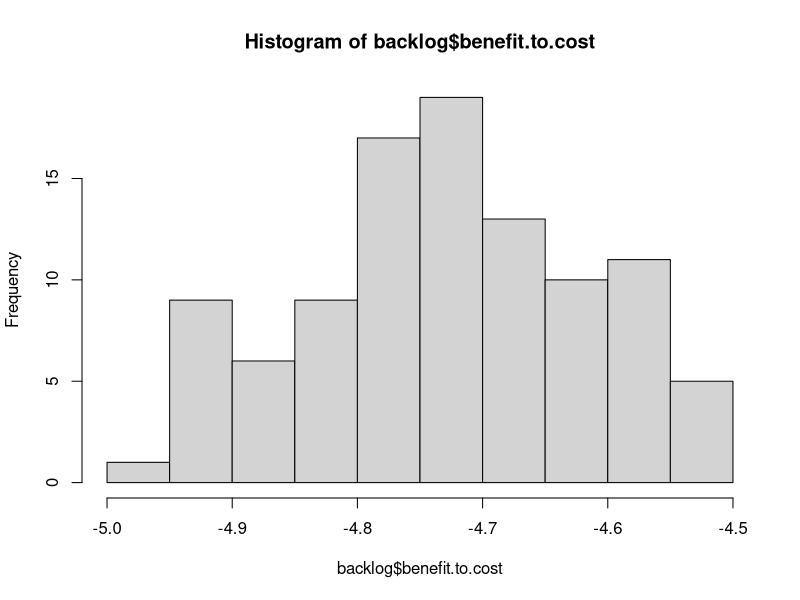
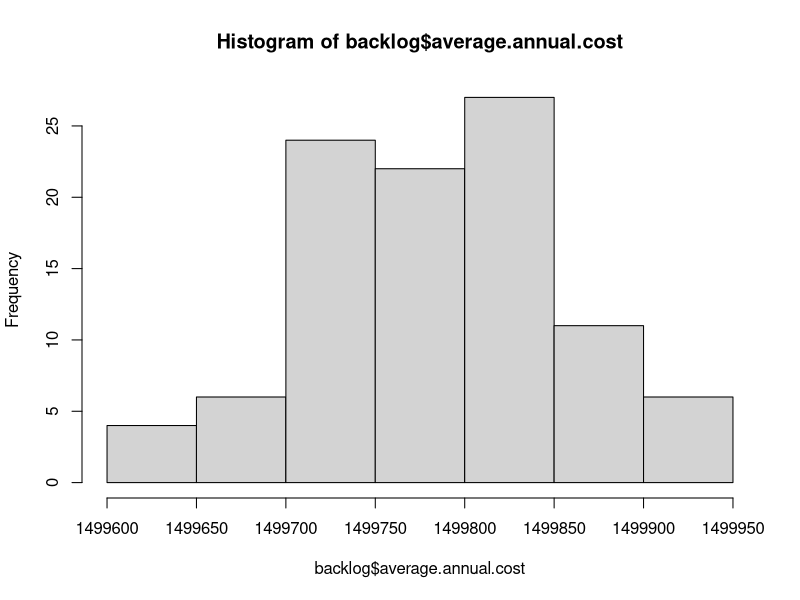
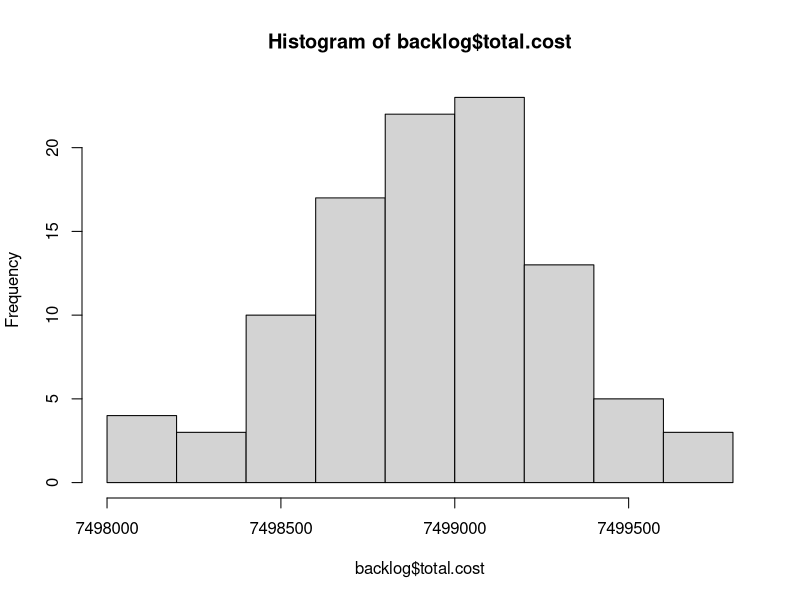
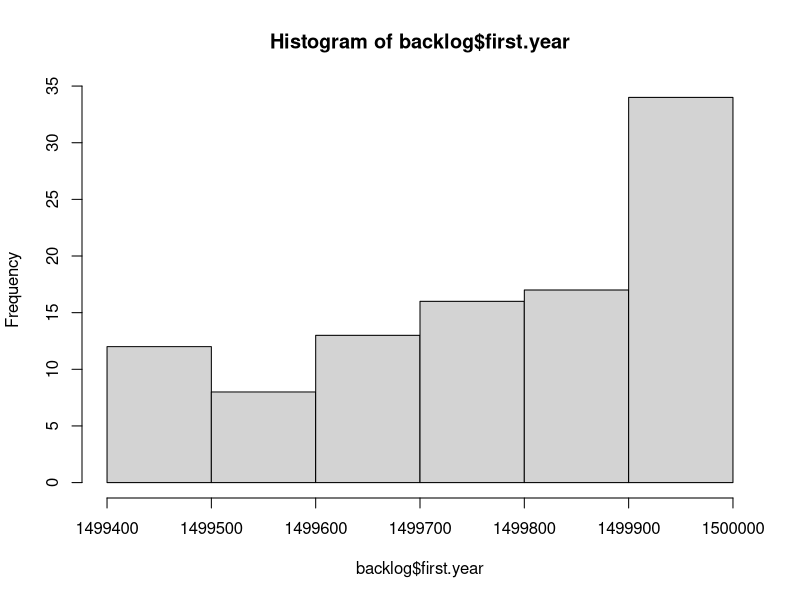

These figures' R source, in order: (Note: this script raises an error after producing the figures.)
# Read Me ####
# This code analyzes data from FST, the City's pavement consultant
# It models the cost and PCI degredation in order to optimize pavement decisions
# OCI value = PCI.  Note these scores are from November 2012.
# Created By Daniel Hadley

# Considerations: 
# 1. The knapsack approximates an optimal outcome, but needs to be inspected in cases where the 
# limit is low,E.g., http://oucsace.cs.ohiou.edu/~razvan/courses/cs4040/lecture16.pdf
# 2. The model makes assumptions about the differences in PCI reset of various treatment types.
# It assumes that patching only resets to PCI + 6, for example. 

library("plyr")


# Import data ####
setwd("K:/Somerstat/Common/Data/2014 StreetStat/PCI_Code")
# setwd ("~/Documents/Git/PCI_Code") #at home
d <- read.csv("PCI.csv")


# Create new variables #### 
d$sq.ft <- d$PavementWi * d$Length # Sq. Feet
d$sq.yd <- d$sq.ft * 0.111111 # Sq. Yards


# Functions needed for the model: ####
# f(Age) = PCI, f(PCI) = AGE, f(Age, Pave, Old PCI) = New PCI 
# f(PCI) = AGE, f(PCI) = Cost, f(knapsack) = pave 

# f(Age) = PCI
# Referenes below
# http://onlinepubs.trb.org/onlinepubs/conferences/2012/assetmgmt/presentations/Data-A-Ramirez-Flores-Chang-Albitres.pdf
# https://repository.tamu.edu/bitstream/handle/1969.1/ETD-TAMU-2009-05-317/DESHMUKH-THESIS.pdf?sequence=2
# http://www.mylongview.com/modules/showdocument.aspx?documentid=631
# See AnalyzePCI.R
PCIf <- function(AGE){ 
  PCI <- ifelse(d$Functional == "CO - Collector", 100 - (106/((log(79/AGE))^(1/.48))),
                ifelse(d$Functional == "AR - Arterial", 100 - (109/((log(88/AGE))^(1/.58))),
                       100 - (97/((log(110/AGE))^(1/.61)))
                ))
  return(PCI)
}


# f(PCI, Function, Sq.yd) = Cost 
Costf <- function(OCI, Functional, sq.yd){ 
  Cost <- ifelse((OCI >= 68) & (OCI < 88), 1.8,
         ifelse((OCI >= 47) & (OCI < 68), 18.50,
                ifelse((OCI >= 25) & (OCI < 47) & (Functional == "RT - Residential Local"), 76.80,
                       ifelse((OCI >= 25) & (OCI < 47) & (Functional == "RE - Residential Dead End"), 76.80,
                              ifelse((OCI >= 25) & (OCI < 47) & (Functional == "CO - Collector" ), 91.10,
                                     ifelse((OCI >= 25) & (OCI < 47) & (Functional == "AR - Arterial"), 91.10,
                                            ifelse((OCI >= 0) & (OCI < 25) & (Functional == "RT - Residential Local"), 139.80,
                                                   ifelse((OCI >= 0) & (OCI < 25) & (Functional == "RE - Residential Dead End"), 139.80,
                                                          ifelse((OCI >= 0) & (OCI < 25) & (Functional == "CO - Collector"), 147.70,
                                                                 ifelse((OCI >= 0) & (OCI < 25) & (Functional == "AR - Arterial"), 162.10,
                                                                        ifelse(OCI >= 88, 0, 360)))))))))))
  return(Cost*sq.yd)
}


#f(Pave, Previous Year's Moritorium) = Moritorium
Moritoriumf <- function(Pave, MoritoriumX){
  Moritorium <- ifelse(Pave == 1, 1, 
                       ifelse((MoritoriumX > 0) & (MoritoriumX < 3), 1 + MoritoriumX,
                              0 
                              ))
  return(Moritorium)
}


# f(PCI) = delta
# This takes the current PCI and calculates the difference between that and the PCI post treatment
# This is essentially the "value" in the knapsack algo
# The penultimate line ensures that during the moratorium (3 years after work is done), that
# street is not selected for maintenance yet
Deltaf <- function(OldOCI, sq.yd, Moratorium){ 
   Delta <- ifelse((OldOCI >= 68) & (OldOCI < 88), ((OldOCI + 8) * sq.yd) - (OldOCI * sq.yd),
                   ifelse((OldOCI >= 47) & (OldOCI < 68), ((OldOCI + 7) * sq.yd) - (OldOCI * sq.yd),
                   # why + 8 and +9: http//www.ci.san-ramon.ca.us/engr/pavement.html
                   ifelse((OldOCI >= 25) & (OldOCI < 47), (96 * sq.yd) - (OldOCI * sq.yd),
                          ifelse(Moratorium != 0, 0, 
                          (100 * sq.yd) - (OldOCI * sq.yd)
                                 ))))                      
  return(Delta)
}


# f(value, weight, limit ) = pave. This is the basic Pave function
# This is a greedy approximation to the Knapsack algorithm
knapsack <- function(value, weight, limit){
  benefit.to.cost <- value / weight #Create ratio
  df = data.frame(value, weight, benefit.to.cost) # turn it into a DF
  df$ID <- (1:nrow(df)) # add ID to resort later
  df <- df[with(df, order(-benefit.to.cost)), ] # Sort by benefit.to.cost
  rownames(df) <- NULL # Reset the row names for easier indexing
  df$total.weight <- ifelse(cumsum(df$weight) <= limit, cumsum(df$weight), 0) # Add first items that fit
  # I need to add a break here if nothing fits in the bag on the first pass
  for(i in 2:nrow(df)){ #Start in row 2 because some values have been added above
    df$total.weight[i] <- ifelse(df$weight[i] + df$total.weight[i-1] <= limit, # If adding won't go over limit
                                 df$weight[i] + df$total.weight[i-1], df$total.weight[i-1]) # If it will, keep Weight the same
  }
  df$add <- 0
  df$add[1] <- ifelse(df$total.weight[1] > 0, 1, 0)
  for(i in 2:nrow(df)){ #Start in row 2 
    df$add[i] <- ifelse(df$total.weight[i] > df$total.weight[i-1], 1, 0) # 1 if it has been added
  }
  df <- df[with(df, order(ID)), ] # Resort by ID
  rownames(df) <- NULL # Reset the row names for easier indexing
  return(df$add)
}


# f(Age, Pave, Old PCI) = New PCI
# See AnalyzePCI.R
NewPCIf <- function(AGE, Pave, OldOCI){
  NewPCI <- ifelse((OldOCI >= 68) & (OldOCI < 88) & (Pave == 1), OldOCI + 8,
                   # why + 7: http//www.ci.san-ramon.ca.us/engr/pavement.html
                   ifelse((OldOCI >= 47) & (OldOCI < 68) & (Pave == 1), OldOCI + 7,
                          ifelse((OldOCI >= 25) & (OldOCI < 47) & (Pave == 1), 96, 
                                 # http://www.mylongview.com/modules/showdocument.aspx?documentid=631
                                 ifelse((OldOCI >= 0) & (OldOCI < 25) & (Pave == 1), 100,
                                        ifelse((d$Functional == "CO - Collector") & (Pave == 0), 100 - (106/((log(79/AGE))^(1/.48))),
                                               ifelse((d$Functional == "AR - Arterial") & (Pave == 0), 100 - (109/((log(88/AGE))^(1/.58))),
                                                      100 - (97/((log(110/AGE))^(1/.61)))
                                 ))))))                      
  return(NewPCI)
}


# f(NewPCI) = New Age
Agef <- function(NewPCI){
  NewAge <- ifelse((d$Functional == "CO - Collector"), 79*(2.71828^(-9.37879/(100-NewPCI)^0.48)),
                   ifelse((d$Functional == "AR - Arterial"), 88*(2.71828^(-15.1952/(100-NewPCI)^0.58)),
                          110*(2.71828^(-16.2904/(100-NewPCI)^0.61))
                   ))
                   
  return(NewAge)
}


# Final model ####

d$Age <- Agef(d$OCI) # Estimated age in Nov 2012
  d$backlog <- Costf(d$OCI, d$Functional, d$sq.yd) # Backlog in Nov 2012
  d$Moritorium <- 0 # Hold for three years between routine maintenance 
  d$Delta.a <- Deltaf(d$OCI, d$sq.yd, d$Moritorium) # Difference between old OCI and potential OCI
  d$Pave.a <- knapsack(d$Delta.a, d$backlog, 1500000) # Pave or not in spring 2013
  d$cost.a <- ifelse(d$Pave.a == 1, Costf(d$OCI, d$Functional, d$sq.yd),0) #The cost to pave the selected streets
  d$Moritorium.a <- Moritoriumf(d$Pave.a, d$Moritorium) #if work has been done, hold for 3 years
  d$Age.Tmp <- (1 + d$Age) #Temporary to do the new PCI calculation
  d$PCI.a <-  NewPCIf(d$Age.Tmp, d$Pave.a, d$OCI)
  d$Age.a <- Agef(d$PCI.a) # The new "age" in Nov 2013. E.g., crack and seal streets are not brand new.
d$backlog.a <- Costf(d$PCI.a, d$Functional, d$sq.yd) #Backlog in Nov 2013
  d$Delta.b <- Deltaf(d$PCI.a, d$sq.yd, d$Moritorium.a)
  d$Pave.b <- knapsack(d$Delta.b, d$backlog.a, 1500000)
  d$cost.b <- ifelse(d$Pave.b == 1, Costf(d$PCI.a, d$Functional, d$sq.yd),0)
  d$Moritorium.b <- Moritoriumf(d$Pave.b, d$Moritorium.a)
  d$Age.Tmp <- (1 + d$Age.a) 
  d$PCI.b <-  NewPCIf(d$Age.Tmp, d$Pave.b, d$PCI.a)
  d$Age.b <- Agef(d$PCI.b)
d$backlog.b <- Costf(d$PCI.b, d$Functional, d$sq.yd)
  d$Delta.c <- Deltaf(d$PCI.b, d$sq.yd, d$Moritorium.b)
  d$Pave.c <- knapsack(d$Delta.c, d$backlog.b, 1500000)
  d$cost.c <- ifelse(d$Pave.c == 1, Costf(d$PCI.b, d$Functional, d$sq.yd),0)
  d$Moritorium.c <- Moritoriumf(d$Pave.c, d$Moritorium.b)
  d$Age.Tmp <- (1 + d$Age.b) 
  d$PCI.c <-  NewPCIf(d$Age.Tmp, d$Pave.c, d$PCI.b)
  d$Age.c <- Agef(d$PCI.c)
d$backlog.c <- Costf(d$PCI.c, d$Functional, d$sq.yd)
  d$Delta.d <- Deltaf(d$PCI.c, d$sq.yd, d$Moritorium.c)
  d$Pave.d <- knapsack(d$Delta.d, d$backlog.c, 1500000)
  d$cost.d <- ifelse(d$Pave.d == 1, Costf(d$PCI.c, d$Functional, d$sq.yd),0)
  d$Moritorium.d <- Moritoriumf(d$Pave.d, d$Moritorium.c)
  d$Age.Tmp <- (1 + d$Age.c) 
  d$PCI.d <-  NewPCIf(d$Age.Tmp, d$Pave.d, d$PCI.c)
  d$Age.d <- Agef(d$PCI.d)
d$backlog.d <- Costf(d$PCI.d, d$Functional, d$sq.yd)
  d$Delta.e <- Deltaf(d$PCI.d, d$sq.yd, d$Moritorium.d)
  d$Pave.e <- knapsack(d$Delta.e, d$backlog.d, 1500000)
  d$cost.e <- ifelse(d$Pave.e == 1, Costf(d$PCI.d, d$Functional, d$sq.yd),0)
  d$Moritorium.e <- Moritoriumf(d$Pave.e, d$Moritorium.d)
  d$Age.Tmp <- (1 + d$Age.d) 
  d$PCI.e <-  NewPCIf(d$Age.Tmp, d$Pave.e, d$PCI.d)
  d$Age.e <- Agef(d$PCI.e)
d$backlog.e <- Costf(d$PCI.e, d$Functional, d$sq.yd)


# Final model wrapped in a function ####

# f(n) = output
Modelf <- function(n){
  d$Age <- Agef(d$OCI) # Estimated age in Nov 2012
  d$backlog <- Costf(d$OCI, d$Functional, d$sq.yd) # Backlog in Nov 2012
  d$Moritorium <- 0 # Hold for three years between routine maintenance 
  d$Delta.a <- Deltaf(d$OCI, d$sq.yd, d$Moritorium) # Difference between old OCI and potential OCI
  d$Pave.a <- knapsack(d$Delta.a, d$backlog, 1500000) # Pave or not in spring 2013
  d$cost.a <- ifelse(d$Pave.a == 1, Costf(d$OCI, d$Functional, d$sq.yd),0) #The cost to pave the selected streets
  d$Moritorium.a <- Moritoriumf(d$Pave.a, d$Moritorium) #if work has been done, hold for 3 years
  d$Age.Tmp <- (1 + d$Age) #Temporary to do the new PCI calculation
  d$PCI.a <-  NewPCIf(d$Age.Tmp, d$Pave.a, d$OCI)
  d$Age.a <- Agef(d$PCI.a) # The new "age" in Nov 2013. E.g., crack and seal streets are not brand new.
  d$backlog.a <- Costf(d$PCI.a, d$Functional, d$sq.yd) #Backlog in Nov 2013
  d$Delta.b <- Deltaf(d$PCI.a, d$sq.yd, d$Moritorium.a)
  d$Pave.b <- knapsack(d$Delta.b, d$backlog.a, 1500000)
  d$cost.b <- ifelse(d$Pave.b == 1, Costf(d$PCI.a, d$Functional, d$sq.yd),0)
  d$Moritorium.b <- Moritoriumf(d$Pave.b, d$Moritorium.a)
  d$Age.Tmp <- (1 + d$Age.a) 
  d$PCI.b <-  NewPCIf(d$Age.Tmp, d$Pave.b, d$PCI.a)
  d$Age.b <- Agef(d$PCI.b)
  d$backlog.b <- Costf(d$PCI.b, d$Functional, d$sq.yd)
  d$Delta.c <- Deltaf(d$PCI.b, d$sq.yd, d$Moritorium.b)
  d$Pave.c <- knapsack(d$Delta.c, d$backlog.b, 1500000)
  d$cost.c <- ifelse(d$Pave.c == 1, Costf(d$PCI.b, d$Functional, d$sq.yd),0)
  d$Moritorium.c <- Moritoriumf(d$Pave.c, d$Moritorium.b)
  d$Age.Tmp <- (1 + d$Age.b) 
  d$PCI.c <-  NewPCIf(d$Age.Tmp, d$Pave.c, d$PCI.b)
  d$Age.c <- Agef(d$PCI.c)
  d$backlog.c <- Costf(d$PCI.c, d$Functional, d$sq.yd)
  d$Delta.d <- Deltaf(d$PCI.c, d$sq.yd, d$Moritorium.c)
  d$Pave.d <- knapsack(d$Delta.d, d$backlog.c, 1500000)
  d$cost.d <- ifelse(d$Pave.d == 1, Costf(d$PCI.c, d$Functional, d$sq.yd),0)
  d$Moritorium.d <- Moritoriumf(d$Pave.d, d$Moritorium.c)
  d$Age.Tmp <- (1 + d$Age.c) 
  d$PCI.d <-  NewPCIf(d$Age.Tmp, d$Pave.d, d$PCI.c)
  d$Age.d <- Agef(d$PCI.d)
  d$backlog.d <- Costf(d$PCI.d, d$Functional, d$sq.yd)
  d$Delta.e <- Deltaf(d$PCI.d, d$sq.yd, d$Moritorium.d)
  d$Pave.e <- knapsack(d$Delta.e, d$backlog.d, 1500000)
  d$cost.e <- ifelse(d$Pave.e == 1, Costf(d$PCI.d, d$Functional, d$sq.yd),0)
  d$Moritorium.e <- Moritoriumf(d$Pave.e, d$Moritorium.d)
  d$Age.Tmp <- (1 + d$Age.d) 
  d$PCI.e <-  NewPCIf(d$Age.Tmp, d$Pave.e, d$PCI.d)
  d$Age.e <- Agef(d$PCI.e)
  d$backlog.e <- Costf(d$PCI.e, d$Functional, d$sq.yd)
#   Now create the outputs
backlog <- sum(d$backlog.e)
backlog.reduction <- (sum(d$backlog)) - (sum(d$backlog.e))
total.cost <- sum(d$cost.a, d$cost.b, d$cost.c, d$cost.d, d$cost.e)
benefit.to.cost <- backlog.reduction / total.cost
average.annual.cost <- ((sum(d$cost.a)) + (sum(d$cost.b)) + (sum(d$cost.c)) + 
                          (sum(d$cost.d)) + (sum(d$cost.e))) / 5
first.year <- sum(d$cost.a)
output <- list(backlog, backlog.reduction, total.cost, benefit.to.cost, average.annual.cost, first.year)
return(output)
}

Modelf(1)


# Stochastic Model for comparison ####
# f(value, weight, limit ) = pave. 
# This is a greedy approximation to the Knapsack algorithm
knapsack <- function(value, weight, limit){
  benefit.to.cost <- sample(1:573, 573, replace=F) #Instead of real ratio, make it random
  df = data.frame(value, weight, benefit.to.cost) # turn it into a DF
  df$ID <- (1:nrow(df)) # add ID to resort later
  df <- df[with(df, order(-benefit.to.cost)), ] # Sort by benefit.to.cost
  rownames(df) <- NULL # Reset the row names for easier indexing
  df$total.weight <- ifelse(cumsum(df$weight) <= limit, cumsum(df$weight), 0) # Add first items that fit
  # I need to add a break here if nothing fits in the bag on the first pass
  for(i in 2:nrow(df)){ #Start in row 2 because some values have been added above
    df$total.weight[i] <- ifelse(df$weight[i] + df$total.weight[i-1] <= limit, # If adding won't go over limit
                                 df$weight[i] + df$total.weight[i-1], df$total.weight[i-1]) # If it will, keep Weight the same
  }
  df$add <- 0
  df$add[1] <- ifelse(df$total.weight[1] > 0, 1, 0)
  for(i in 2:nrow(df)){ #Start in row 2 
    df$add[i] <- ifelse(df$total.weight[i] > df$total.weight[i-1], 1, 0) # 1 if it has been added
  }
  df <- df[with(df, order(ID)), ] # Resort by ID
  rownames(df) <- NULL # Reset the row names for easier indexing
  return(df$add)
}


Modelf <- function(n){
  d$Age <- Agef(d$OCI) # Estimated age in Nov 2012
  d$backlog <- Costf(d$OCI, d$Functional, d$sq.yd) # Backlog in Nov 2012
  d$Moritorium <- 0 # Hold for three years between routine maintenance 
  d$Delta.a <- Deltaf(d$OCI, d$sq.yd, d$Moritorium) # Difference between old OCI and potential OCI
  d$Pave.a <- knapsack(d$Delta.a, d$backlog, 1500000) # Pave or not in spring 2013
  d$cost.a <- ifelse(d$Pave.a == 1, Costf(d$OCI, d$Functional, d$sq.yd),0) #The cost to pave the selected streets
  d$Moritorium.a <- Moritoriumf(d$Pave.a, d$Moritorium) #if work has been done, hold for 3 years
  d$Age.Tmp <- (1 + d$Age) #Temporary to do the new PCI calculation
  d$PCI.a <-  NewPCIf(d$Age.Tmp, d$Pave.a, d$OCI)
  d$Age.a <- Agef(d$PCI.a) # The new "age" in Nov 2013. E.g., crack and seal streets are not brand new.
  d$backlog.a <- Costf(d$PCI.a, d$Functional, d$sq.yd) #Backlog in Nov 2013
  d$Delta.b <- Deltaf(d$PCI.a, d$sq.yd, d$Moritorium.a)
  d$Pave.b <- knapsack(d$Delta.b, d$backlog.a, 1500000)
  d$cost.b <- ifelse(d$Pave.b == 1, Costf(d$PCI.a, d$Functional, d$sq.yd),0)
  d$Moritorium.b <- Moritoriumf(d$Pave.b, d$Moritorium.a)
  d$Age.Tmp <- (1 + d$Age.a) 
  d$PCI.b <-  NewPCIf(d$Age.Tmp, d$Pave.b, d$PCI.a)
  d$Age.b <- Agef(d$PCI.b)
  d$backlog.b <- Costf(d$PCI.b, d$Functional, d$sq.yd)
  d$Delta.c <- Deltaf(d$PCI.b, d$sq.yd, d$Moritorium.b)
  d$Pave.c <- knapsack(d$Delta.c, d$backlog.b, 1500000)
  d$cost.c <- ifelse(d$Pave.c == 1, Costf(d$PCI.b, d$Functional, d$sq.yd),0)
  d$Moritorium.c <- Moritoriumf(d$Pave.c, d$Moritorium.b)
  d$Age.Tmp <- (1 + d$Age.b) 
  d$PCI.c <-  NewPCIf(d$Age.Tmp, d$Pave.c, d$PCI.b)
  d$Age.c <- Agef(d$PCI.c)
  d$backlog.c <- Costf(d$PCI.c, d$Functional, d$sq.yd)
  d$Delta.d <- Deltaf(d$PCI.c, d$sq.yd, d$Moritorium.c)
  d$Pave.d <- knapsack(d$Delta.d, d$backlog.c, 1500000)
  d$cost.d <- ifelse(d$Pave.d == 1, Costf(d$PCI.c, d$Functional, d$sq.yd),0)
  d$Moritorium.d <- Moritoriumf(d$Pave.d, d$Moritorium.c)
  d$Age.Tmp <- (1 + d$Age.c) 
  d$PCI.d <-  NewPCIf(d$Age.Tmp, d$Pave.d, d$PCI.c)
  d$Age.d <- Agef(d$PCI.d)
  d$backlog.d <- Costf(d$PCI.d, d$Functional, d$sq.yd)
  d$Delta.e <- Deltaf(d$PCI.d, d$sq.yd, d$Moritorium.d)
  d$Pave.e <- knapsack(d$Delta.e, d$backlog.d, 1500000)
  d$cost.e <- ifelse(d$Pave.e == 1, Costf(d$PCI.d, d$Functional, d$sq.yd),0)
  d$Moritorium.e <- Moritoriumf(d$Pave.e, d$Moritorium.d)
  d$Age.Tmp <- (1 + d$Age.d) 
  d$PCI.e <-  NewPCIf(d$Age.Tmp, d$Pave.e, d$PCI.d)
  d$Age.e <- Agef(d$PCI.e)
  d$backlog.e <- Costf(d$PCI.e, d$Functional, d$sq.yd)
  #   Now create the outputs
  backlog <- sum(d$backlog.e)
  backlog.reduction <- (sum(d$backlog)) - (sum(d$backlog.e))
  total.cost <- sum(d$cost.a, d$cost.b, d$cost.c, d$cost.d, d$cost.e)
  benefit.to.cost <- backlog.reduction / total.cost
  average.annual.cost <- ((sum(d$cost.a)) + (sum(d$cost.b)) + (sum(d$cost.c)) + 
                            (sum(d$cost.d)) + (sum(d$cost.e))) / 5
  first.year <- sum(d$cost.a)
  output <- list(backlog, backlog.reduction, total.cost, benefit.to.cost, average.annual.cost, first.year)
  return(output)
}

Modelf(1)

# Now run the function X number of times
# http://stats.stackexchange.com/questions/7999/how-to-efficiently-repeat-a-function-on-a-data-set-in-r
library("plyr")
l <- alply(cbind(rep(100,100),rep(20,10)),1,Modelf)
backlog <- data.frame(matrix(unlist(l), nrow=100, byrow=T))
colnames(backlog) <- c("backlog", "backlog.reduction", "total.cost", "benefit.to.cost", 
                       "average.annual.cost", "first.year")

hist(backlog$benefit.to.cost)
hist(backlog$average.annual.cost)
hist(backlog$total.cost)
hist(backlog$first.year)


# Final model for comparison to consultant: cap = $2m + worst streets (needs Moritorium) ####
# Backlog after 5 years for consultant spending $4.5 m is $81,115,018 m.

# f(n) = output
Modelf <- function(n){
  d$Age <- Agef(d$OCI) # Estimated age in Nov 2012
  d$backlog <- Costf(d$OCI, d$Functional, d$sq.yd) # Backlog in Nov 2012
  d$Delta.a <- Deltaf(d$OCI, d$sq.yd) # Difference between old OCI and potential OCI
  d$Pave.a <- knapsack(d$Delta.a, d$backlog, 2000000) # Pave or not in spring 2013
  d$Pave.a <- ifelse(d$OCI < 10, 1, d$Pave.a) # Pave the worst streets
  d$cost.a <- ifelse(d$Pave.a == 1, Costf(d$OCI, d$Functional, d$sq.yd),0) #The cost to pave the selected streets
  d$Age.Tmp <- (1 + d$Age) #Temporary to do the new PCI calculation
  d$PCI.a <-  NewPCIf(d$Age.Tmp, d$Pave.a, d$OCI)
  d$Age.a <- Agef(d$PCI.a) # The new "age" in Nov 2013. E.g., crack and seal streets are not brand new.
  d$backlog.a <- Costf(d$PCI.a, d$Functional, d$sq.yd) #Backlog in Nov 2013
  d$Delta.b <- Deltaf(d$PCI.a, d$sq.yd)
  d$Pave.b <- knapsack(d$Delta.b, d$backlog.a, 2000000)
  d$Pave.b <- ifelse(d$PCI.a < 10, 1, d$Pave.b) 
  d$cost.b <- ifelse(d$Pave.b == 1, Costf(d$PCI.a, d$Functional, d$sq.yd),0)
  d$Age.Tmp <- (1 + d$Age.a) 
  d$PCI.b <-  NewPCIf(d$Age.Tmp, d$Pave.b, d$PCI.a)
  d$Age.b <- Agef(d$PCI.b)
  d$backlog.b <- Costf(d$PCI.b, d$Functional, d$sq.yd)
  d$Delta.c <- Deltaf(d$PCI.b, d$sq.yd)
  d$Pave.c <- knapsack(d$Delta.c, d$backlog.b, 2000000)
  d$Pave.c <- ifelse(d$PCI.b < 10, 1, d$Pave.c)
  d$cost.c <- ifelse(d$Pave.c == 1, Costf(d$PCI.b, d$Functional, d$sq.yd),0)
  d$Age.Tmp <- (1 + d$Age.b) 
  d$PCI.c <-  NewPCIf(d$Age.Tmp, d$Pave.c, d$PCI.b)
  d$Age.c <- Agef(d$PCI.c)
  d$backlog.c <- Costf(d$PCI.c, d$Functional, d$sq.yd)
  d$Delta.d <- Deltaf(d$PCI.c, d$sq.yd)
  d$Pave.d <- knapsack(d$Delta.d, d$backlog.c, 2000000)
  d$Pave.d <- ifelse(d$PCI.c < 10, 1, d$Pave.d)
  d$cost.d <- ifelse(d$Pave.d == 1, Costf(d$PCI.c, d$Functional, d$sq.yd),0)
  d$Age.Tmp <- (1 + d$Age.c) 
  d$PCI.d <-  NewPCIf(d$Age.Tmp, d$Pave.d, d$PCI.c)
  d$Age.d <- Agef(d$PCI.d)
  d$backlog.d <- Costf(d$PCI.d, d$Functional, d$sq.yd)
  d$Delta.e <- Deltaf(d$PCI.d, d$sq.yd)
  d$Pave.e <- knapsack(d$Delta.e, d$backlog.d, 2000000)
  d$Pave.e <- ifelse(d$PCI.d < 10, 1, d$Pave.e)
  d$cost.e <- ifelse(d$Pave.e == 1, Costf(d$PCI.d, d$Functional, d$sq.yd),0)
  d$Age.Tmp <- (1 + d$Age.d) 
  d$PCI.e <-  NewPCIf(d$Age.Tmp, d$Pave.e, d$PCI.d)
  d$Age.e <- Agef(d$PCI.e)
  d$backlog.e <- Costf(d$PCI.e, d$Functional, d$sq.yd)
  #   Now create the outputs
  backlog <- sum(d$backlog.e)
  backlog.reduction <- (sum(d$backlog)) - (sum(d$backlog.e))
  total.cost <- sum(d$cost.a, d$cost.b, d$cost.c, d$cost.d, d$cost.e)
  benefit.to.cost <- backlog.reduction / total.cost
  average.annual.cost <- ((sum(d$cost.a)) + (sum(d$cost.b)) + (sum(d$cost.c)) + 
                            (sum(d$cost.d)) + (sum(d$cost.e))) / 5
  first.year <- sum(d$cost.a)
  output <- list(backlog, backlog.reduction, total.cost, benefit.to.cost, average.annual.cost, first.year)
  return(output)
}

Modelf(1)


# Here are the Streets that DPW did in 2013 (need moritorium) ####
Modelf <- function(n){
  d$Age <- Agef(d$OCI) # Estimated age in Nov 2012
  d$backlog <- Costf(d$OCI, d$Functional, d$sq.yd) # Backlog in Nov 2012
  ## The following list is missing the private ways and the part of Shore they did. Was it all Shore?
  d$Pave.a <- ifelse(d$STREETNAME %in% c('ALBION ST' , 'ALBION TERR', 'BELMONT SQ', 'HAMMOND ST',
                                         'MORGAN ST', 'WHEELER ST', 'WYATT ST', 'YORKTOWN ST'), 1, 0)
  d$cost.a <- ifelse(d$Pave.a == 1, Costf(d$OCI, d$Functional, d$sq.yd),0) #The cost to pave the selected streets
  d$Age.Tmp <- (1 + d$Age) #Temporary to do the new PCI calculation
  d$PCI.a <-  NewPCIf(d$Age.Tmp, d$Pave.a, d$OCI)
  d$Age.a <- Agef(d$PCI.a) # The new "age" in Nov 2013. E.g., crack and seal streets are not brand new.
  d$backlog.a <- Costf(d$PCI.a, d$Functional, d$sq.yd) #Backlog in Nov 2013
return(sum(d$backlog))
}


# Stochastic Model (random spending number) to see return on investment ####

Modelf <- function(n){
  random <- runif(1, min=10000, max=3000000)
  d$Age <- Agef(d$OCI) # Estimated age in Nov 2012
  d$backlog <- Costf(d$OCI, d$Functional, d$sq.yd) # Backlog in Nov 2012
  d$Moritorium <- 0 # Hold for three years between routine maintenance 
  d$Delta.a <- Deltaf(d$OCI, d$sq.yd, d$Moritorium) # Difference between old OCI and potential OCI
  d$Pave.a <- knapsack(d$Delta.a, d$backlog, random) # Pave or not in spring 2013
  d$cost.a <- ifelse(d$Pave.a == 1, Costf(d$OCI, d$Functional, d$sq.yd),0) #The cost to pave the selected streets
  d$Moritorium.a <- Moritoriumf(d$Pave.a, d$Moritorium) #if work has been done, hold for 3 years
  d$Age.Tmp <- (1 + d$Age) #Temporary to do the new PCI calculation
  d$PCI.a <-  NewPCIf(d$Age.Tmp, d$Pave.a, d$OCI)
  d$Age.a <- Agef(d$PCI.a) # The new "age" in Nov 2013. E.g., crack and seal streets are not brand new.
  d$backlog.a <- Costf(d$PCI.a, d$Functional, d$sq.yd) #Backlog in Nov 2013
  d$Delta.b <- Deltaf(d$PCI.a, d$sq.yd, d$Moritorium.a)
  d$Pave.b <- knapsack(d$Delta.b, d$backlog.a, random)
  d$cost.b <- ifelse(d$Pave.b == 1, Costf(d$PCI.a, d$Functional, d$sq.yd),0)
  d$Moritorium.b <- Moritoriumf(d$Pave.b, d$Moritorium.a)
  d$Age.Tmp <- (1 + d$Age.a) 
  d$PCI.b <-  NewPCIf(d$Age.Tmp, d$Pave.b, d$PCI.a)
  d$Age.b <- Agef(d$PCI.b)
  d$backlog.b <- Costf(d$PCI.b, d$Functional, d$sq.yd)
  d$Delta.c <- Deltaf(d$PCI.b, d$sq.yd, d$Moritorium.b)
  d$Pave.c <- knapsack(d$Delta.c, d$backlog.b, random)
  d$cost.c <- ifelse(d$Pave.c == 1, Costf(d$PCI.b, d$Functional, d$sq.yd),0)
  d$Moritorium.c <- Moritoriumf(d$Pave.c, d$Moritorium.b)
  d$Age.Tmp <- (1 + d$Age.b) 
  d$PCI.c <-  NewPCIf(d$Age.Tmp, d$Pave.c, d$PCI.b)
  d$Age.c <- Agef(d$PCI.c)
  d$backlog.c <- Costf(d$PCI.c, d$Functional, d$sq.yd)
  d$Delta.d <- Deltaf(d$PCI.c, d$sq.yd, d$Moritorium.c)
  d$Pave.d <- knapsack(d$Delta.d, d$backlog.c, random)
  d$cost.d <- ifelse(d$Pave.d == 1, Costf(d$PCI.c, d$Functional, d$sq.yd),0)
  d$Moritorium.d <- Moritoriumf(d$Pave.d, d$Moritorium.c)
  d$Age.Tmp <- (1 + d$Age.c) 
  d$PCI.d <-  NewPCIf(d$Age.Tmp, d$Pave.d, d$PCI.c)
  d$Age.d <- Agef(d$PCI.d)
  d$backlog.d <- Costf(d$PCI.d, d$Functional, d$sq.yd)
  d$Delta.e <- Deltaf(d$PCI.d, d$sq.yd, d$Moritorium.d)
  d$Pave.e <- knapsack(d$Delta.e, d$backlog.d, random)
  d$cost.e <- ifelse(d$Pave.e == 1, Costf(d$PCI.d, d$Functional, d$sq.yd),0)
  d$Moritorium.e <- Moritoriumf(d$Pave.e, d$Moritorium.d)
  d$Age.Tmp <- (1 + d$Age.d) 
  d$PCI.e <-  NewPCIf(d$Age.Tmp, d$Pave.e, d$PCI.d)
  d$Age.e <- Agef(d$PCI.e)
  d$backlog.e <- Costf(d$PCI.e, d$Functional, d$sq.yd)
  #   Now create the outputs
  random <- random
  backlog <- sum(d$backlog.e)
  backlog.reduction <- (sum(d$backlog)) - (sum(d$backlog.e))
  total.cost <- sum(d$cost.a, d$cost.b, d$cost.c, d$cost.d, d$cost.e)
  benefit.to.cost <- backlog.reduction / total.cost
  average.annual.cost <- ((sum(d$cost.a)) + (sum(d$cost.b)) + (sum(d$cost.c)) + 
                            (sum(d$cost.d)) + (sum(d$cost.e))) / 5
  first.year <- sum(d$cost.a)
  output <- list(backlog, backlog.reduction, total.cost, benefit.to.cost, 
                 average.annual.cost, first.year, random)
  return(output)
}

Modelf(1)

# Now run the function X number of times
# http://stats.stackexchange.com/questions/7999/how-to-efficiently-repeat-a-function-on-a-data-set-in-r
library("plyr")
l <- alply(cbind(rep(1000,1000),rep(20,10)),1,Modelf)
backlog <- data.frame(matrix(unlist(l), nrow=1000, byrow=T))
colnames(backlog) <- c("backlog", "backlog.reduction", "total.cost", "benefit.to.cost", 
                       "average.annual.cost", "first.year", "PMSpending")

hist(backlog$benefit.to.cost)
hist(backlog$average.annual.cost)
hist(backlog$total.cost)
hist(backlog$first.year)
